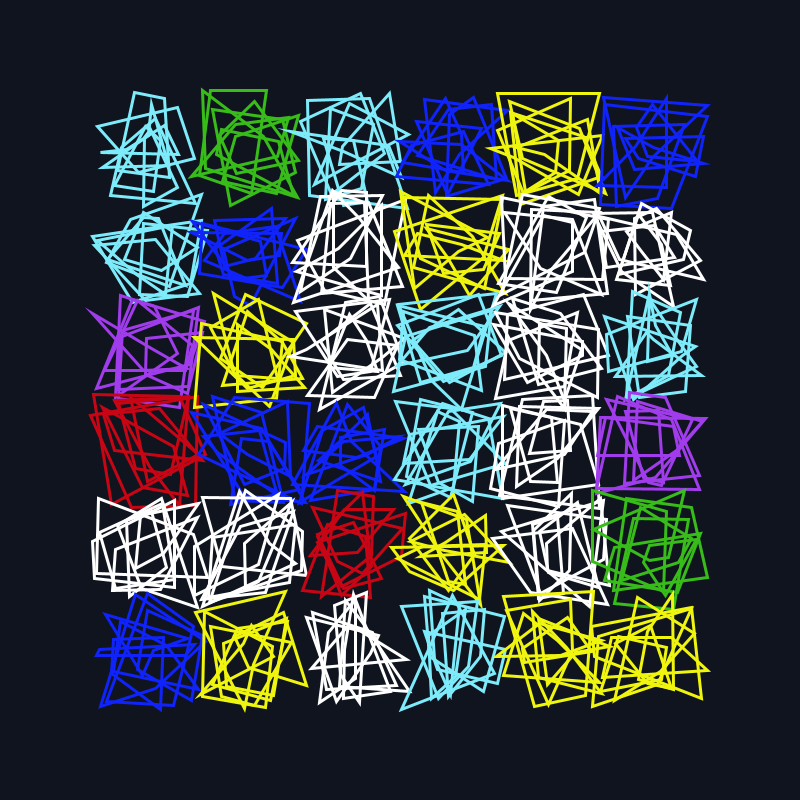
Frame 1 (no input)
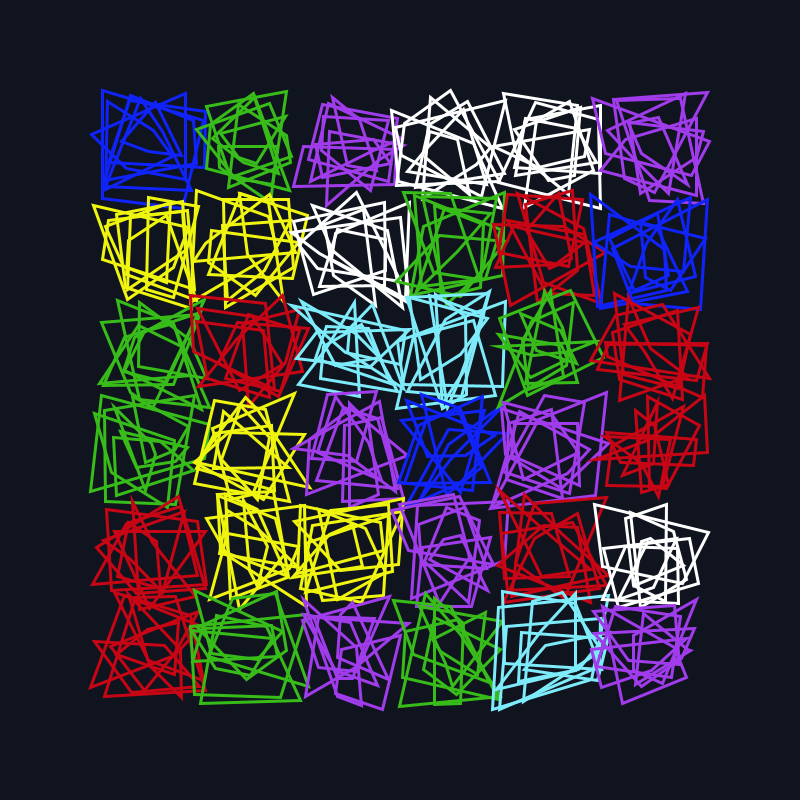
Frame 2 (the mouse pressed at the canvas centre, redrawn once)

The Processing sketch that drew these frames (run headless with seeded random() and noise(); the mouse was pressed at the canvas centre and the sketch redrawn once):

// Processing sketch: build
// ── build.pde
color[] colArray = {
  color(255, 255, 255), // white
  color(200, 5, 20), // red
  color(55, 188, 25), // green
  color(15, 35, 250), // blue
  color(125, 235, 250), // light blue
  color(240, 245, 15), // yellow
  color(160, 60, 235), // purple
};

int grid = 100;
int margin = 150;

void setup() {
  size(800, 800);
  noLoop();
}

void draw() {
  background(15, 20, 30);
  noFill();
  stroke(235);
  
  float d = grid * 0.6;
  
  for (int i = margin; i <= width-margin; i += grid) {
    for (int j = margin; j <= height-margin; j += grid) {

      int colArrayNum = (int)random(7);
      stroke(colArray[colArrayNum]);
      strokeWeight(3);
      
      for (int num = 0; num < 7; num++) {
        float x1 = -random(d);
        float y1 = -random(d);
        float x2 = random(d);
        float y2 = -random(d);
        float x3 = random(d);
        float y3 = random(d);
        float x4 = -random(d);
        float y4 = random(d);

        push();
          translate(i, j);
          quad(x1, y1, x2, y2, x3, y3, x4, y4);
        pop();
      }
    }
  }
}

void keyPressed() {
  if (key == ' ') redraw();
}
